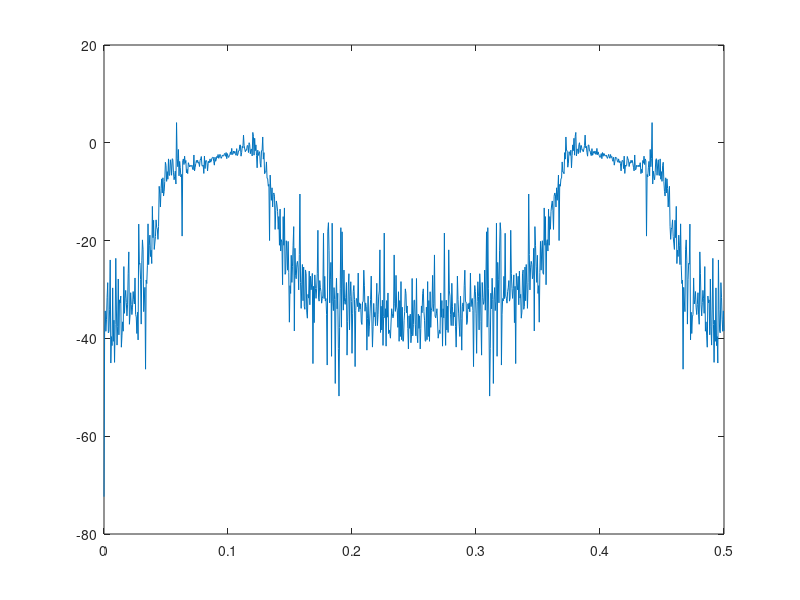

MATLAB code for this plot:
b1 = [1, 2, 1];
b2 = [1, -2, 1];
b3 = [1, 0.851559, 1];
b4 = [1, -1.90211, 1];
b5 = [1, 1.17557, 1];

a1 = [1, -0.224858, 0.36];
a2 = [1, -0.790406, 0.3844];
a3 = [1, -1.08994e-16, 0.7921];
a4 = [1, -1.50477, 0.8649];
a5 = [1, 1.15206, 0.9604];

g = 0.0264722;

x = rand(1,1001);

y1 = filter(g*b1,a1,x);
y2 = filter(b2,a2,y1);
y3 = filter(b3,a3,y2);
y4 = filter(b4,a4,y3);
y5 = filter(b5,a5,y4);

Hf_in = fft(x);
Hf_out = fft(y5);
f = linspace(0,0.5,length(x));
plot(f,20*log10(abs(Hf_out./Hf_in)));
